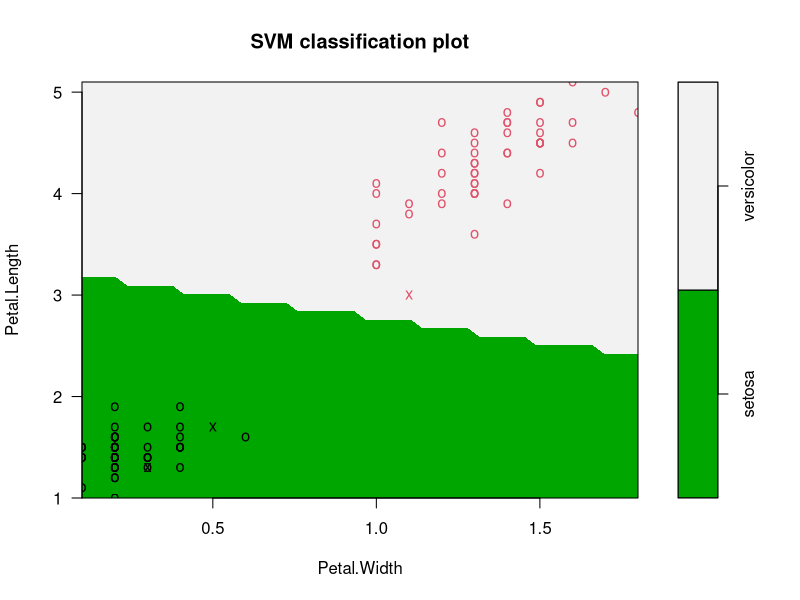
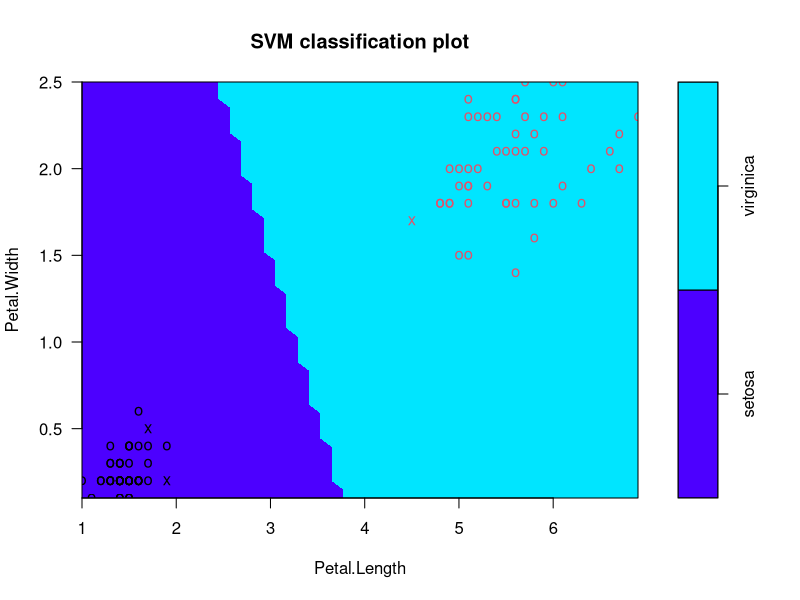
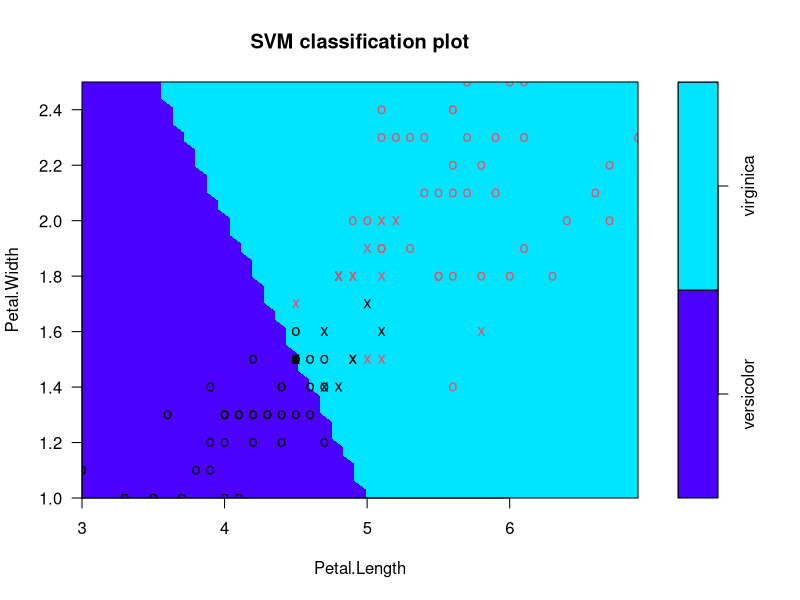

Write R code to recreate these figures, in order.
rm(list=ls())
if (!is.loaded('e1071')) library('e1071')
if (!is.loaded('MASS')) library('MASS')

data(iris)
X <- subset(iris, select = -Species)
y <- iris$Species

ind1 <- which(iris[, "Species"] == "setosa" | iris[, 'Species'] == "versicolor")
X1 <- X[ind1, ]
Intersect <- rep(1, dim(X1)[1])
X1 <- cbind(Intersect, X1)
y1 <- y[ind1]
y1 <- factor(y1, levels = c("setosa", 'versicolor'))
data1 <- cbind(X1, y1)

ind2 <- which(iris[, "Species"] == "setosa" | iris[, 'Species'] == "virginica")
X2 <- X[ind2, ]
#ones <- rep(1, dim(X2)[1])
#X2 <- cbind(ones, X2)
y2 <- y[ind2]
y2 <- factor(y2, levels = c("setosa", 'virginica'))
data2 <- cbind(X2, y2)

ind3 <- which(iris[, "Species"] == "versicolor" | iris[, 'Species'] == "virginica")
X3 <- X[ind3, ]
#ones <- rep(1, dim(X3)[1])
#X3 <- cbind(ones, X3)
y3 <- y[ind3]
y3 <- factor(y3, levels = c('versicolor', 'virginica'))
data3 <- cbind(X3, y3)

model0 <- svm(Species ~ ., data = iris, kernel = "radial", scale = F)
model1 <- svm(y1 ~ ., data = data1, kernel = 'linear', scale = F)
model2 <- svm(y2 ~ ., data = data2, kernel = 'linear', scale = F)
model3 <- svm(y3 ~ ., data = data3, kernel = 'linear', scale = F)

plot(model1, data=data1, Petal.Length ~ Petal.Width,
     slice = list(Sepal.Width = 3, Sepal.Length = -4), color.palette = terrain.colors)

plot(model2, data2, Petal.Width ~ Petal.Length,
     slice = list(Sepal.Width = 3, Sepal.Length = 4),color.palette = topo.colors)

plot(model3, data3, Petal.Width ~ Petal.Length,
     slice = list(Sepal.Width = 3, Sepal.Length = 4),color.palette = topo.colors)

predict0 <- predict(model0, subset(iris, select=-Species))
table(predict0, iris[, "Species"])

predict1 <- predict(model1, subset(data1, select = -y1))
table(predict1, y1)
coef1 <- matrix(model1$coefs, nrow = 1)
w1 <- rbind(-model1$rho, t(coef1 %*% model1$SV))
(test <- (cbind(1,as.matrix(X1)) %*% w1)[model1$index])

predict2 <- predict(model2, subset(data2, select = -y2))
table(predict2, y2)
coef2 <- matrix(model2$coefs, nrow = 1)
w2 <- t(coef2 %*% model2$SV)

predict3 <- predict(model3, subset(data3, select = -y3))
table(predict3, y3)
coef3 <- matrix(model3$coefs, nrow = 1)
w3 <- t(coef3 %*% model3$SV)
